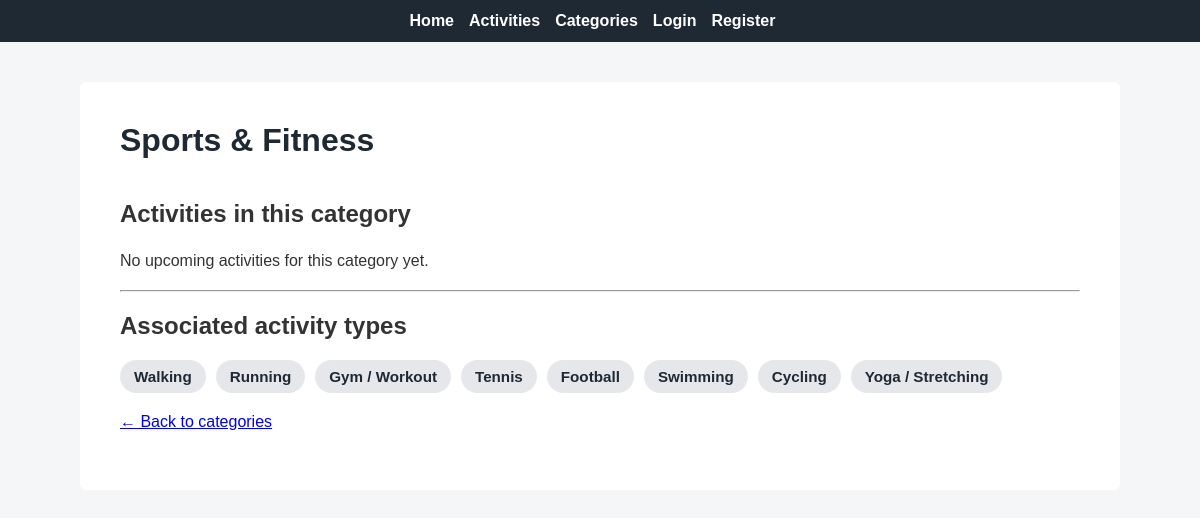
Screenshot of /categories/1 with the database file from the repository.
### app/models.py (models this page shows, shortened)
class Category(db.Model):
    __tablename__ = 'categories'
    id = db.Column(db.Integer, primary_key=True)
    name = db.Column(db.String(100), unique=True, nullable=False)
    description = db.Column(db.Text)
    created_at = db.Column(db.DateTime, default=datetime.now(timezone.utc))
    activity_types = db.relationship('ActivityType', backref='category', lazy='dynamic')

class ActivityType(db.Model):
    __tablename__ = 'activity_types'
    id = db.Column(db.Integer, primary_key=True)
    name = db.Column(db.String(100), nullable=False)
    category_id = db.Column(db.Integer, db.ForeignKey('categories.id'), nullable=False)
    created_at = db.Column(db.DateTime, default=datetime.now(timezone.utc))
    __table_args__ = (
        db.UniqueConstraint('name', 'category_id', name='unique_type_per_category'),
    )

### app/routes.py (the view)
@app.route("/categories/<int:id>")
def category_detail(id):
    category = Category.query.get_or_404(id)
    activity_types = ActivityType.query.filter_by(category_id=id).all()
    now = datetime.now()
    current_date = now.date()
    current_time = now.time()
    all_activities = Activity.query.filter_by(category_id=id).all()
    activities = [
        activity for activity in all_activities
        if (activity.activity_date > current_date) or
           (activity.activity_date == current_date and activity.activity_time > current_time)
    ]
    activities.sort(key=lambda x: (x.activity_date, x.activity_time))
    return render_template(
        "category_detail.html",
        category=category,
        activity_types=activity_types,
        activities=activities
    )

### app/routes.py (called while the page is built)
@app.before_request
def before_request():
    if current_user.is_authenticated:
        current_user.last_seen = datetime.now(timezone.utc)
        db.session.commit()

### app/templates/category_detail.html
{% extends "base.html" %}
{% block content %}
<div class="activities-page">
    <div class="activities-header">
        <h1>{{ category.name }}</h1>
    </div>
    <h2>Activities in this category</h2>
    {% if activities %}
    <table class="activities-table">
        <thead>
            <tr>
                <th>Title</th>
                <th>Activity Type</th>
                <th>Description</th>
                <th>Location</th>
                <th>Date</th>
                <th>Time</th>
                <th>Participants</th>
                <th>Actions</th>
            </tr>
        </thead>
        <tbody>
            {% for activity in activities %}
            <tr>
                <td>{{ activity.title }}</td>
                <td>{{ activity.get_activity_type().name if activity.get_activity_type() else "-" }}</td>
                <td>{{ activity.description }}</td>
                <td>{{ activity.location }}</td>
                <td>{{ activity.activity_date }}</td>
                <td>{{ activity.activity_time }}</td>
                <td>
                    {{ activity.get_participant_count() }} / {{ activity.max_participants }}
                    {% if activity.has_user_joined(current_user.id) and activity.get_participant_count() > 0 %}
                        <details>
                            <summary>View participants</summary>
                            <ul>
                                <li>
                                    <a href="{{ url_for('profile', username=activity.creator.username) }}">
                                        <strong>{{ activity.creator.username }} (Host)</strong>
                                    </a>
                                </li>
                                {% for participant in activity.get_participants() %}
                                    {% if participant.id != activity.creator_id %}
                                        <li>
                                            <a href="{{ url_for('profile', username=participant.username) }}">
                                                {{ participant.username }}
                                            </a>
                                        </li>
                                    {% endif %}
                                {% endfor %}
                            </ul>
                        </details>
                    {% endif %}
                </td>
                <td class="actions">
                    {% if activity.creator_id == current_user.id %}
                        <a href="{{ url_for('edit_activity', id=activity.id) }}" class="btn-edit">Edit</a>
                        <form method="POST" action="{{ url_for('delete_activity', id=activity.id) }}">
                            <button class="btn-delete">Delete</button>
                        </form>
                    {% endif %}
                    {% if activity.has_user_joined(current_user.id) %}
                        <form method="POST" action="{{ url_for('leave_activity', id=activity.id) }}">
                            <button class="btn-leave">Leave</button>
                        </form>
                    {% elif not activity.is_full() %}
                        <form method="POST" action="{{ url_for('join_activity', id=activity.id) }}">
                            <button class="btn-join">Join</button>
                        </form>
                    {% else %}
                        <span class="full-label">Full</span>
                    {% endif %}
                </td>
            </tr>
            {% endfor %}
        </tbody>
    </table>
    {% else %}
        <p>No upcoming activities for this category yet.</p>
    {% endif %}
    <hr>
    <h2>Associated activity types</h2>
    {% if activity_types %}
        <div class="activity-type-tags">
            {% for activity_type in activity_types %}
                <span class="activity-type-tag">
                    {{ activity_type.name }}
                </span>
            {% endfor %}
        </div>
    {% else %}
        <p>No activity types available for this category.</p>
    {% endif %}
    <p>
        <a href="{{ url_for('categories') }}">← Back to categories</a>
    </p>
</div>
{% endblock %}

### app/static/css/style.css (style rules this page uses)
body { font-family: Arial, Helvetica, sans-serif; margin: 0; padding: 0; background-color: #f4f6f8; color: #333; }
h1 { margin-top: 0; color: #1f2933; }
p { line-height: 1.6; }
.activities-page { max-width: 1200px; margin: 0 auto; padding: 20px; }
.activities-header { display: flex; justify-content: space-between; align-items: center; margin-bottom: 20px; }
.activity-type-tags { display: flex; flex-wrap: wrap; gap: 10px; margin-top: 10px; }
.activity-type-tag { background-color: #e5e7eb; color: #1f2933; padding: 8px 14px; border-radius: 999px; font-size: 0.95em; font-weight: bold; cursor: default; user-select: none; }

### rows the page displays
Category: name "Sports & Fitness"
ActivityType: name "Walking"
ActivityType: name "Running"
ActivityType: name "Gym / Workout"
ActivityType: name "Tennis"
ActivityType: name "Football"
ActivityType: name "Swimming"
ActivityType: name "Cycling"
ActivityType: name "Yoga / Stretching"
